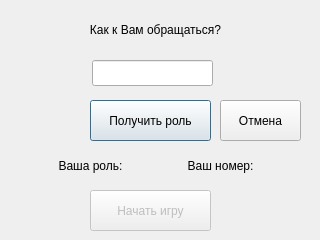
<?xml version="1.0" encoding="UTF-8"?>
<ui version="4.0">
 <class>Login</class>
 <widget class="QDialog" name="Login">
  <property name="geometry">
   <rect>
    <x>0</x>
    <y>0</y>
    <width>320</width>
    <height>240</height>
   </rect>
  </property>
  <property name="windowTitle">
   <string>Dialog</string>
  </property>
  <widget class="QPushButton" name="buttonGetRole">
   <property name="geometry">
    <rect>
     <x>90</x>
     <y>100</y>
     <width>121</width>
     <height>41</height>
    </rect>
   </property>
   <property name="text">
    <string>Получить роль</string>
   </property>
  </widget>
  <widget class="QLineEdit" name="lineEditName">
   <property name="enabled">
    <bool>true</bool>
   </property>
   <property name="geometry">
    <rect>
     <x>92</x>
     <y>60</y>
     <width>121</width>
     <height>26</height>
    </rect>
   </property>
   <property name="frame">
    <bool>true</bool>
   </property>
   <property name="echoMode">
    <enum>QLineEdit::Normal</enum>
   </property>
   <property name="cursorPosition">
    <number>0</number>
   </property>
   <property name="clearButtonEnabled">
    <bool>false</bool>
   </property>
  </widget>
  <widget class="QLabel" name="label">
   <property name="geometry">
    <rect>
     <x>60</x>
     <y>9</y>
     <width>191</width>
     <height>41</height>
    </rect>
   </property>
   <property name="text">
    <string>Как к Вам обращаться?</string>
   </property>
   <property name="alignment">
    <set>Qt::AlignCenter</set>
   </property>
  </widget>
  <widget class="QPushButton" name="buttonStart">
   <property name="enabled">
    <bool>false</bool>
   </property>
   <property name="geometry">
    <rect>
     <x>90</x>
     <y>190</y>
     <width>121</width>
     <height>41</height>
    </rect>
   </property>
   <property name="text">
    <string>Начать игру</string>
   </property>
  </widget>
  <widget class="QLabel" name="label_role">
   <property name="geometry">
    <rect>
     <x>30</x>
     <y>150</y>
     <width>121</width>
     <height>31</height>
    </rect>
   </property>
   <property name="text">
    <string>Ваша роль:</string>
   </property>
   <property name="alignment">
    <set>Qt::AlignCenter</set>
   </property>
  </widget>
  <widget class="QPushButton" name="buttonGetRoleCancel">
   <property name="geometry">
    <rect>
     <x>220</x>
     <y>100</y>
     <width>81</width>
     <height>41</height>
    </rect>
   </property>
   <property name="text">
    <string>Отмена</string>
   </property>
  </widget>
  <widget class="QLabel" name="label_3">
   <property name="enabled">
    <bool>true</bool>
   </property>
   <property name="geometry">
    <rect>
     <x>230</x>
     <y>60</y>
     <width>71</width>
     <height>31</height>
    </rect>
   </property>
   <property name="text">
    <string/>
   </property>
  </widget>
  <widget class="QLabel" name="label_number">
   <property name="geometry">
    <rect>
     <x>160</x>
     <y>150</y>
     <width>121</width>
     <height>31</height>
    </rect>
   </property>
   <property name="text">
    <string>Ваш номер:</string>
   </property>
   <property name="alignment">
    <set>Qt::AlignCenter</set>
   </property>
  </widget>
 </widget>
 <resources/>
 <connections/>
</ui>
